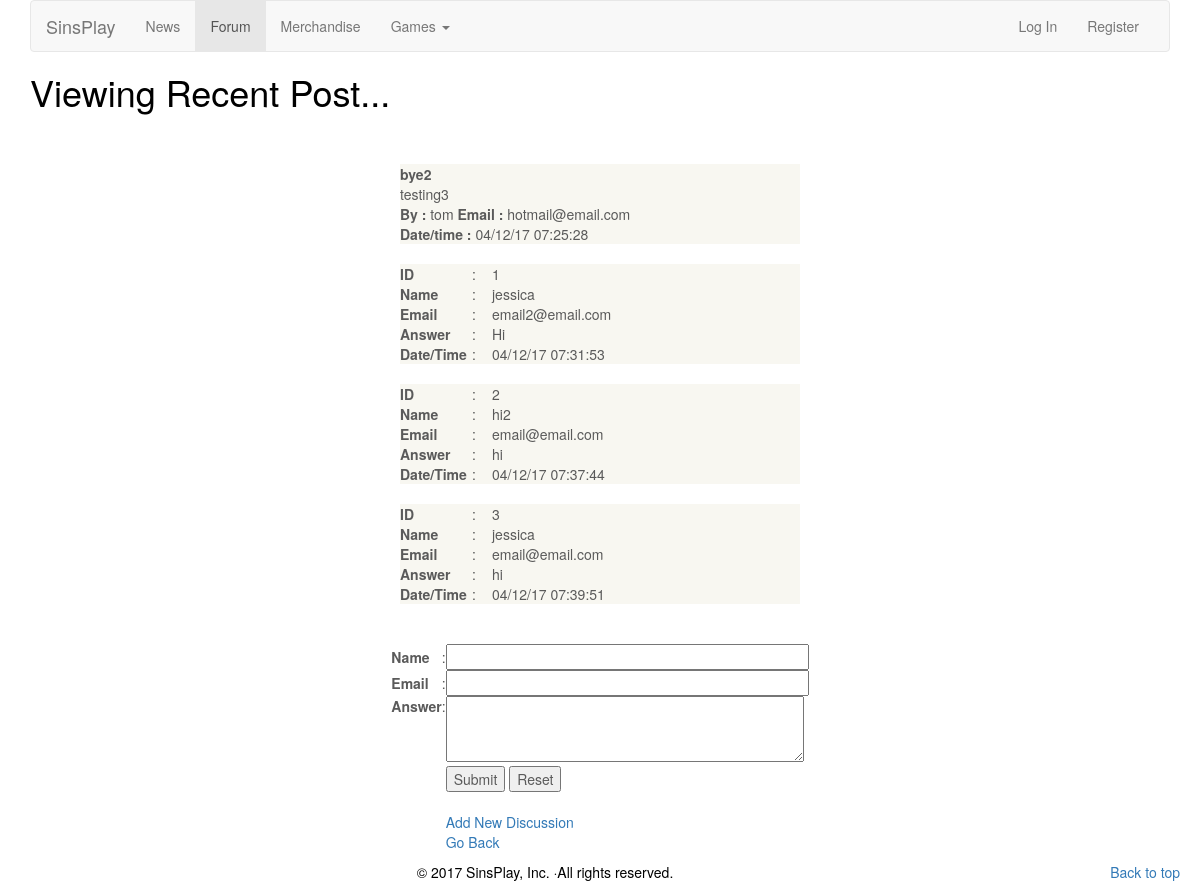
The page /Forum/view_topic.php?id=3 on the database its author committed.
### tables this page shows
CREATE TABLE IF NOT EXISTS `fquestions` (
  `id` int(4) NOT NULL AUTO_INCREMENT,
  `topic` varchar(255) NOT NULL DEFAULT '',
  `detail` longtext NOT NULL,
  `name` varchar(65) NOT NULL DEFAULT '',
  `email` varchar(65) NOT NULL DEFAULT '',
  `datetime` varchar(25) NOT NULL DEFAULT '',
  `view` int(4) NOT NULL DEFAULT '0',
  `reply` int(4) NOT NULL DEFAULT '0',
  PRIMARY KEY (`id`)
);

CREATE TABLE IF NOT EXISTS `fanswer` (
  `question_id` int(4) NOT NULL DEFAULT '0',
  `a_id` int(4) NOT NULL DEFAULT '0',
  `a_name` varchar(65) NOT NULL DEFAULT '',
  `a_email` varchar(65) NOT NULL DEFAULT '',
  `a_answer` longtext NOT NULL,
  `a_datetime` varchar(25) NOT NULL DEFAULT '',
  KEY `a_id` (`a_id`)
);

### Forum/view_topic.php (the view, shortened to what this page needs)
<?php
$host="localhost";
$username="dmh34158";
$password="Pokemon15!";
$db_name="sinsplayforum";
$tbl_name="fquestions";
$conn = new mysqli($host, $username, $password, $db_name);
$id=$_GET['id'];
$sql="SELECT * FROM $tbl_name WHERE id='$id'";
$result=$conn->query($sql);
$rows=$result->fetch_array();
?>
 <!DOCTYPE html>
<html lang="en">
  <head>
    <link href="../css/bootstrap.min.css" rel="stylesheet">
    <link href="../css/style.css" rel="stylesheet">
    <link href="../css/carousel.css" rel="stylesheet">
  </head>
	  <body>
		<div class="container">
		  <nav class="navbar navbar-default">
			<div class="container-fluid">
			  <div class="navbar-header">
				<a class="navbar-brand" href="../index.html">SinsPlay</a>
			  </div>
			  <div id="navbar" class="navbar-collapse collapse">
				<ul class="nav navbar-nav">
				  <li><a href="../index.html">News</a></li>
				  <li class="active"><a href="main_forum.php">Forum</a></li>
				  <li><a href="../shop.html">Merchandise</a></li>
				  <li class="dropdown">
					<a href="../games.html" class="dropdown-toggle" data-toggle="dropdown" role="button" aria-haspopup="true" aria-expanded="false">Games <span class="caret"></span></a>
				  </li>
				</ul>
				<ul class="nav navbar-nav navbar-right">
				  <li><a href="../Login/index.php">Log In</a></li>
				  <li><a href="../Login/register.php">Register</a></li>
				</ul>
			  </div>
			</div>
		  </nav>
		  <div class ="blog"><h1>Viewing Recent Post...</h1><br>
		  </div>
			<table width="400" border="0" align="center" cellpadding="0" cellspacing="1" bgcolor="#CCCCCC">
			<tr>
			<td><table width="100%" border="0" cellpadding="3" cellspacing="1" bordercolor="1" bgcolor="#FFFFFF">
			<tr>
			<td bgcolor="#F8F7F1"><strong><?php echo $rows['topic']; ?></strong></td>
			</tr>
			<tr>
			<td bgcolor="#F8F7F1"><?php echo $rows['detail']; ?></td>
			</tr>
			<tr>
			<td bgcolor="#F8F7F1"><strong>By :</strong> <?php echo $rows['name']; ?> <strong>Email : </strong><?php echo $rows['email'];?></td>
			</tr>
			<tr>
			<td bgcolor="#F8F7F1"><strong>Date/time : </strong><?php echo $rows['datetime']; ?></td>
			</tr>
			</table></td>
			</tr>
			</table>
			<BR>
			<?php
			$tbl_name2="fanswer";
			$sql2="SELECT * FROM $tbl_name2 WHERE question_id='$id'";
			$result2=$conn->query($sql2);
			while($rows=$result2->fetch_array()){
			?>
			<table width="400" border="0" align="center" cellpadding="0" cellspacing="1" bgcolor="#CCCCCC">
			<tr>
			<td><table width="100%" border="0" cellpadding="3" cellspacing="1" bgcolor="#FFFFFF">
			<tr>
			<td bgcolor="#F8F7F1"><strong>ID</strong></td>
			<td bgcolor="#F8F7F1">:</td>
			<td bgcolor="#F8F7F1"><?php echo $rows['a_id']; ?></td>
			</tr>
			<tr>
			<td width="18%" bgcolor="#F8F7F1"><strong>Name</strong></td>
			<td width="5%" bgcolor="#F8F7F1">:</td>
			<td width="77%" bgcolor="#F8F7F1"><?php echo $rows['a_name']; ?></td>
			</tr>
			<tr>
			<td bgcolor="#F8F7F1"><strong>Email</strong></td>
			<td bgcolor="#F8F7F1">:</td>
			<td bgcolor="#F8F7F1"><?php echo $rows['a_email']; ?></td>
			</tr>
			<tr>
			<td bgcolor="#F8F7F1"><strong>Answer</strong></td>
			<td bgcolor="#F8F7F1">:</td>
			<td bgcolor="#F8F7F1"><?php echo $rows['a_answer']; ?></td>
			</tr>
			<tr>
			<td bgcolor="#F8F7F1"><strong>Date/Time</strong></td>
			<td bgcolor="#F8F7F1">:</td>
			<td bgcolor="#F8F7F1"><?php echo $rows['a_datetime']; ?></td>
			</tr>
			</table></td>
			</tr>
			</table><br>
			<?php
			}
			?>
			<BR>
			<table width="400" border="0" align="center" cellpadding="0" cellspacing="1" bgcolor="#CCCCCC">
			<tr>
			<form name="form1" method="post" action="add_answer.php">
			<td>
			<table width="100%" border="0" cellpadding="3" cellspacing="1" bgcolor="#FFFFFF">
			<tr>
			<td width="18%"><strong>Name</strong></td>
			<td width="3%">:</td>
			<td width="79%"><input name="a_name" type="text" id="a_name" size="45"></td>
			</tr>
			<tr>
			<td><strong>Email</strong></td>
			<td>:</td>
			<td><input name="a_email" type="text" id="a_email" size="45"></td>
			</tr>
			<tr>
			<td valign="top"><strong>Answer</strong></td>
			<td valign="top">:</td>
			<td><textarea name="a_answer" cols="45" rows="3" id="a_answer"></textarea></td>
			</tr>
			<tr>
			<td>&nbsp;</td>
			<td><input name="id" type="hidden" value="<?php echo $id; ?>"></td>
			<td><input type="submit" name="Submit" value="Submit"> <input type="reset" name="Submit2" value="Reset"><br><br>
			<a href='index.php?id=".$id."'>Add New Discussion</a><br>
			<a href='main_forum.php?id=".$id."'>Go Back</a></td>
			</tr>
			</table>
			</td>
			</form>
			</tr>
			</table>
		      <footer>
		        <p class="pull-right"><a href="#">Back to top</a></p>
		        <p>&copy; 2017 SinsPlay, Inc. &middot;All rights reserved.</p>
		      </footer>
	</body>
</html>

### css/style.css (style rules this page uses)
footer { position: fixed; left: 0; bottom: 0; text-align:center; width: 100%; background-color: white; color: black; margin: 0 0 0 -20px; }
.blog { font-size: 30px; padding-top:5x; color:black; }

### css/carousel.css (style rules this page uses)
body { padding-bottom: 40px; color: #5a5a5a; }

### rows shown on the page
fquestions: topic "bye2", detail "testing3", name "tom", email "hotmail@email.com", datetime "04/12/17 07:25:28"
fanswer: a "1", a_name "jessica", a_email "email2@email.com", a_answer "Hi", a_datetime "04/12/17 07:31:53"
fanswer: a "2", a_name "hi2", a_email "email@email.com", a_answer "hi", a_datetime "04/12/17 07:37:44"
fanswer: a "3", a_name "jessica", a_email "email@email.com", a_answer "hi", a_datetime "04/12/17 07:39:51"
